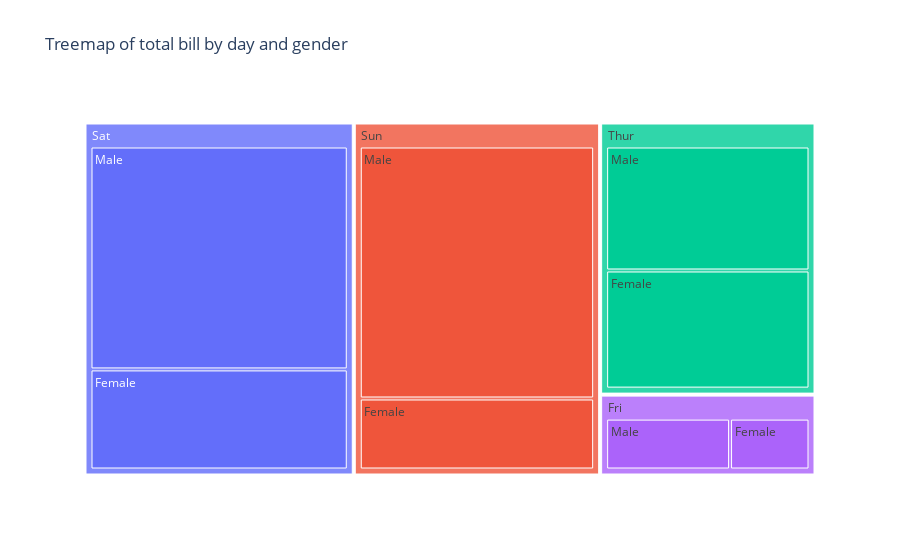

Write notebook code for a chart like this one.
### Markdown cell above
# Treeamp

### Code cell
fig = px.treemap(df,path = ['day','sex'], values = 'total_bill',title = 'Treemap of total bill by day and gender')
fig.show()

### Figure 1 — Plotly figure (JSON) as saved in the notebook; plotly's stock layout.template omitted (floating-point values rounded to 4 significant figures)
{"data": [{"branchvalues": "total", "domain": {"x": [0, 1], "y": [0, 1]}, "hovertemplate": "labels=%{label}<br>total_bill=%{value}<br>parent=%{parent}<br>id=%{id}<extra></extra>", "ids": ["Sun/Female", "Sun/Male", "Sat/Male", "Sat/Female", "Thur/Male", "Thur/Female", "Fri/Male", "Fri/Female", "Sun", "Sat", "Thur", "Fri"], "labels": ["Female", "Male", "Male", "Female", "Male", "Female", "Male", "Female", "Sun", "Sat", "Thur", "Fri"], "name": "", "parents": ["Sun", "Sun", "Sat", "Sat", "Thur", "Thur", "Fri", "Fri", "", "", "", ""], "type": "treemap", "values": [357.7, 1269.0, 1227.0, 551.0, 561.4, 534.9, 198.6, 127.3, 1627.0, 1778.0, 1096.0, 325.9]}], "layout": {"legend": {"tracegroupgap": 0}, "title": {"text": "Treemap of total bill by day and gender"}}}
